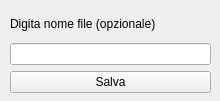
<?xml version="1.0" encoding="UTF-8"?>
<ui version="4.0">
 <class>mainWindow</class>
 <widget class="QWidget" name="mainWindow">
  <property name="geometry">
   <rect>
    <x>0</x>
    <y>0</y>
    <width>220</width>
    <height>101</height>
   </rect>
  </property>
  <property name="windowTitle">
   <string>Allenatore</string>
  </property>
  <widget class="QWidget" name="verticalLayoutWidget">
   <property name="geometry">
    <rect>
     <x>10</x>
     <y>10</y>
     <width>201</width>
     <height>83</height>
    </rect>
   </property>
   <layout class="QVBoxLayout" name="verticalLayout">
    <item>
     <widget class="QLabel" name="label">
      <property name="text">
       <string>Digita nome file (opzionale)</string>
      </property>
     </widget>
    </item>
    <item>
     <widget class="QLineEdit" name="tboxNome"/>
    </item>
    <item>
     <layout class="QHBoxLayout" name="horizontalLayout">
      <item>
       <widget class="QPushButton" name="pbSalva">
        <property name="text">
         <string>Salva</string>
        </property>
       </widget>
      </item>
     </layout>
    </item>
   </layout>
  </widget>
 </widget>
 <resources/>
 <connections/>
</ui>
